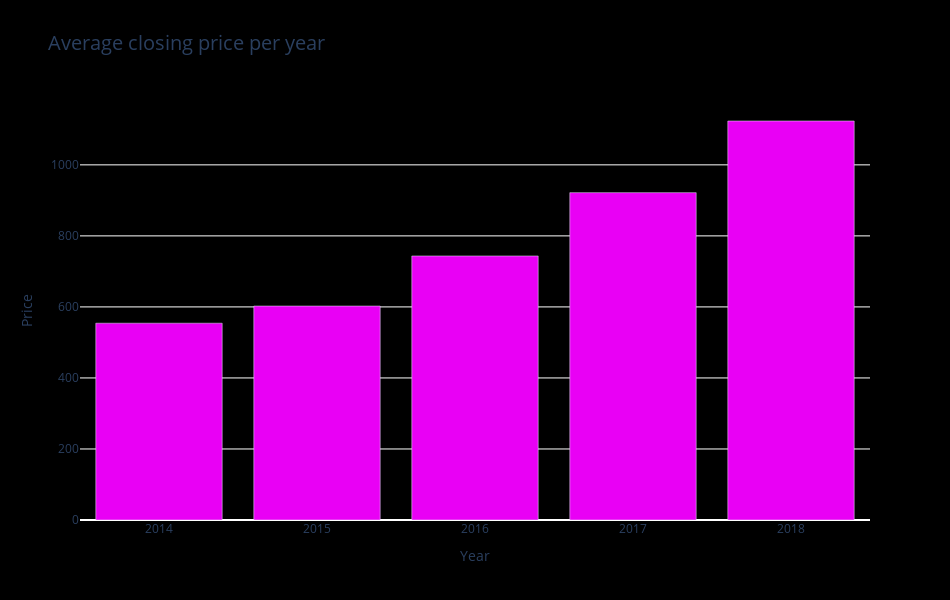

Notebook code cell kept with this figure:
### Markdown cell above
# Average closing price per year

### Code cell
fig = go.Figure(
    layout = go.Layout(
        plot_bgcolor = 'black',
        paper_bgcolor = 'black',
        title = 'Average closing price per year',
        title_font = dict(size = 20),
        xaxis = dict(title = 'Year'),
        yaxis = dict(title = 'Price'),
        showlegend = False,
        width = 950,
        height = 600
    )
)

df_mean = df_g.groupby('year')[['close']].mean()

fig.add_trace(go.Bar(
    x = df_mean.index,
    y = df_mean['close'],
    marker = dict(color = '#e900f5'),
))

fig.show()

### Figure 1 — Plotly figure (JSON) as saved in the notebook; plotly's stock layout.template omitted (floating-point values rounded to 4 significant figures)
{"data": [{"marker": {"color": "#e900f5"}, "type": "bar", "x": [2014, 2015, 2016, 2017, 2018], "y": [554.2, 602.5, 743.5, 921.8, 1123.0]}], "layout": {"height": 600, "paper_bgcolor": "black", "plot_bgcolor": "black", "showlegend": false, "title": {"font": {"size": 20}, "text": "Average closing price per year"}, "width": 950, "xaxis": {"title": {"text": "Year"}}, "yaxis": {"title": {"text": "Price"}}}}
